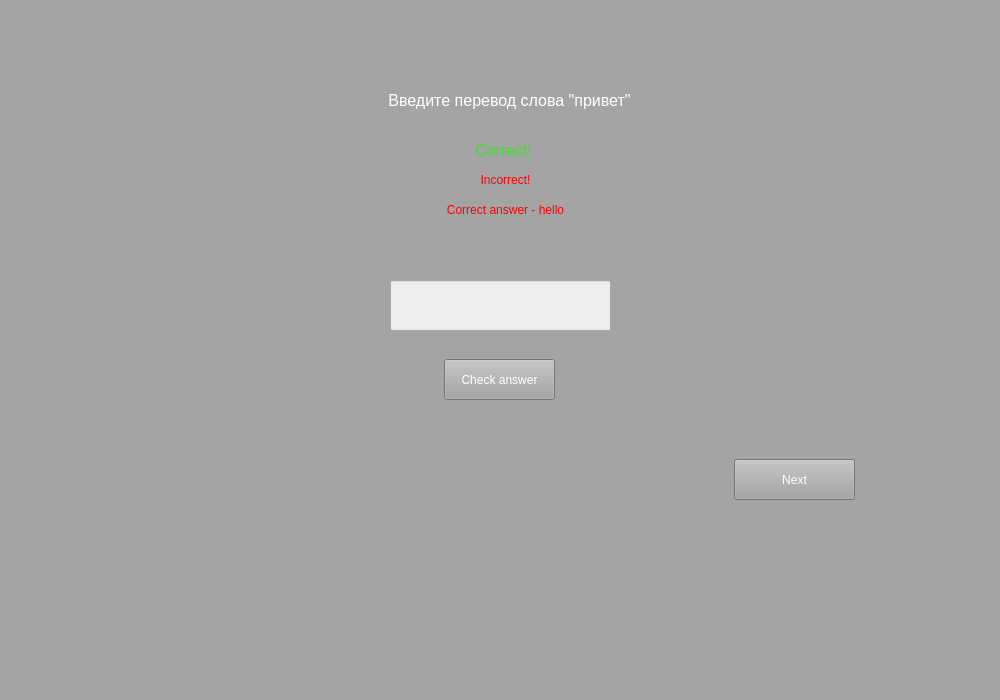
<?xml version="1.0" encoding="UTF-8"?>
<ui version="4.0">
 <class>MainWindow</class>
 <widget class="QMainWindow" name="MainWindow">
  <property name="geometry">
   <rect>
    <x>0</x>
    <y>0</y>
    <width>1000</width>
    <height>700</height>
   </rect>
  </property>
  <property name="windowTitle">
   <string>MainWindow</string>
  </property>
  <property name="styleSheet">
   <string notr="true">background-color: rgb(164, 164, 164);
font: 12pt &quot;Segoe UI Historic&quot;;
color: rgb(255, 255, 255);</string>
  </property>
  <widget class="QWidget" name="centralwidget">
   <widget class="QPushButton" name="next_btn">
    <property name="geometry">
     <rect>
      <x>734</x>
      <y>459</y>
      <width>121</width>
      <height>41</height>
     </rect>
    </property>
    <property name="text">
     <string>Next</string>
    </property>
    <property name="flat">
     <bool>false</bool>
    </property>
   </widget>
   <widget class="QLabel" name="duo_pix">
    <property name="geometry">
     <rect>
      <x>370</x>
      <y>420</y>
      <width>261</width>
      <height>241</height>
     </rect>
    </property>
    <property name="text">
     <string/>
    </property>
    <property name="pixmap">
     <pixmap>images/Duo/DUOCELEBRATE.png</pixmap>
    </property>
   </widget>
   <widget class="QLabel" name="c_label">
    <property name="geometry">
     <rect>
      <x>473</x>
      <y>140</y>
      <width>61</width>
      <height>21</height>
     </rect>
    </property>
    <property name="font">
     <font>
      <family>Segoe UI Historic</family>
      <pointsize>12</pointsize>
      <weight>50</weight>
      <italic>false</italic>
      <bold>false</bold>
     </font>
    </property>
    <property name="styleSheet">
     <string notr="true">color: rgb(60, 227, 42)</string>
    </property>
    <property name="text">
     <string>&lt;html&gt;&lt;head/&gt;&lt;body&gt;&lt;p align=&quot;center&quot;&gt;Correct!&lt;/p&gt;&lt;/body&gt;&lt;/html&gt;</string>
    </property>
   </widget>
   <widget class="QPushButton" name="check_btn">
    <property name="geometry">
     <rect>
      <x>444</x>
      <y>359</y>
      <width>111</width>
      <height>41</height>
     </rect>
    </property>
    <property name="text">
     <string>Check answer</string>
    </property>
   </widget>
   <widget class="QLabel" name="ex_text">
    <property name="geometry">
     <rect>
      <x>150</x>
      <y>80</y>
      <width>719</width>
      <height>41</height>
     </rect>
    </property>
    <property name="font">
     <font>
      <family>Segoe UI Historic</family>
      <pointsize>12</pointsize>
      <weight>50</weight>
      <italic>false</italic>
      <bold>false</bold>
     </font>
    </property>
    <property name="text">
     <string>&lt;html&gt;&lt;head/&gt;&lt;body&gt;&lt;p align=&quot;center&quot;&gt;Введите перевод слова &amp;quot;привет&amp;quot;&lt;/p&gt;&lt;/body&gt;&lt;/html&gt;</string>
    </property>
   </widget>
   <widget class="QLabel" name="cunc_label">
    <property name="geometry">
     <rect>
      <x>270</x>
      <y>200</y>
      <width>471</width>
      <height>21</height>
     </rect>
    </property>
    <property name="styleSheet">
     <string notr="true">color: rgb(255, 0, 0);</string>
    </property>
    <property name="text">
     <string>&lt;html&gt;&lt;head/&gt;&lt;body&gt;&lt;p align=&quot;center&quot;&gt;Correct answer - hello&lt;/p&gt;&lt;/body&gt;&lt;/html&gt;</string>
    </property>
   </widget>
   <widget class="QLabel" name="unc_label">
    <property name="geometry">
     <rect>
      <x>470</x>
      <y>170</y>
      <width>71</width>
      <height>21</height>
     </rect>
    </property>
    <property name="styleSheet">
     <string notr="true">color: rgb(255, 0, 0);</string>
    </property>
    <property name="text">
     <string>&lt;html&gt;&lt;head/&gt;&lt;body&gt;&lt;p align=&quot;center&quot;&gt;Incorrect!&lt;/p&gt;&lt;/body&gt;&lt;/html&gt;</string>
    </property>
   </widget>
   <widget class="QLineEdit" name="aedit">
    <property name="geometry">
     <rect>
      <x>390</x>
      <y>280</y>
      <width>221</width>
      <height>51</height>
     </rect>
    </property>
    <property name="styleSheet">
     <string notr="true">background-color: rgb(237, 237, 237);
font: 14pt &quot;MS Shell Dlg 2&quot;;
color: rgb(0, 0, 0);</string>
    </property>
    <property name="text">
     <string/>
    </property>
   </widget>
   <widget class="QPushButton" name="exit_btn">
    <property name="geometry">
     <rect>
      <x>10</x>
      <y>10</y>
      <width>41</width>
      <height>41</height>
     </rect>
    </property>
    <property name="text">
     <string/>
    </property>
    <property name="icon">
     <iconset>
      <normaloff>images/Program images/exit1.png</normaloff>images/Program images/exit1.png</iconset>
    </property>
    <property name="iconSize">
     <size>
      <width>50</width>
      <height>50</height>
     </size>
    </property>
    <property name="flat">
     <bool>true</bool>
    </property>
   </widget>
  </widget>
  <widget class="QStatusBar" name="statusbar"/>
 </widget>
 <resources/>
 <connections/>
</ui>
